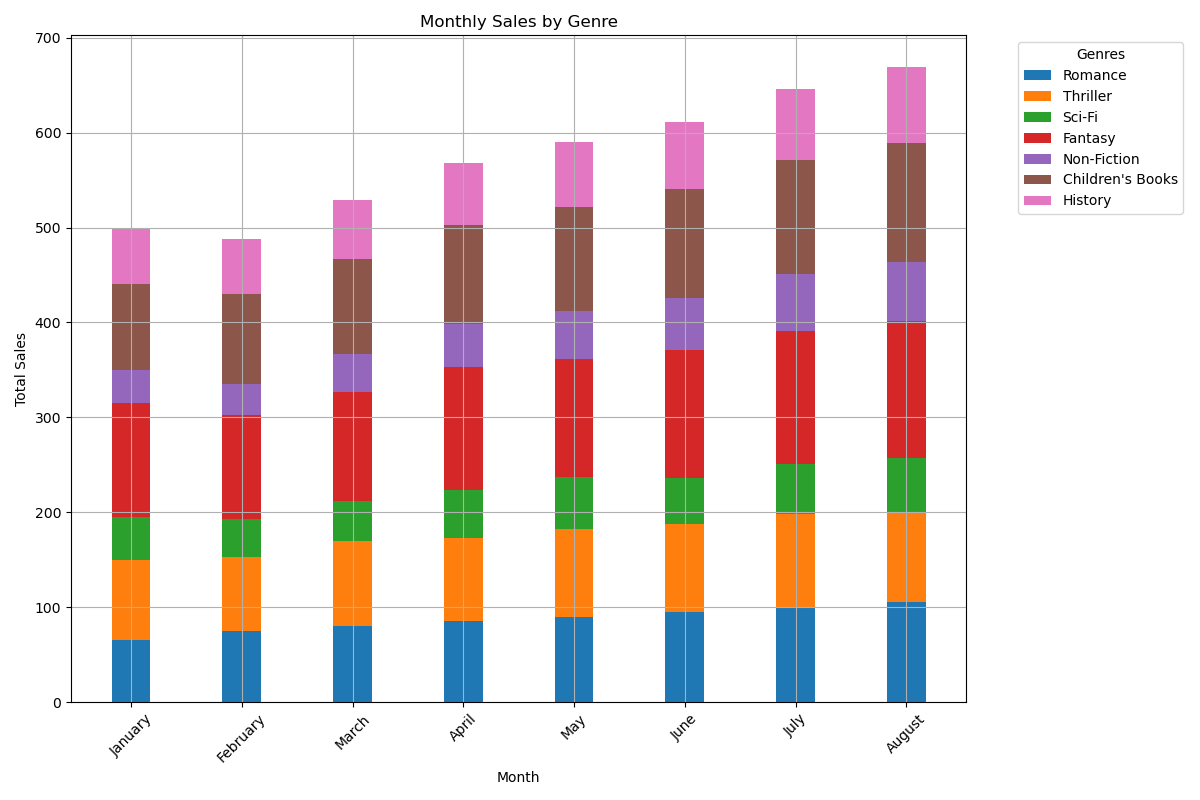

This figure's Python source:

import matplotlib.pyplot as plt
import numpy as np

# Data from the chart table
data = [{'Genre': 'January', 'Romance': 65, 'Thriller': 85, 'Sci-Fi': 45, 'Fantasy': 120, 'Non-Fiction': 35, "Children's Books": 90, 'History': 60},
        {'Genre': 'February', 'Romance': 75, 'Thriller': 78, 'Sci-Fi': 40, 'Fantasy': 110, 'Non-Fiction': 32, "Children's Books": 95, 'History': 58},
        {'Genre': 'March', 'Romance': 80, 'Thriller': 90, 'Sci-Fi': 42, 'Fantasy': 115, 'Non-Fiction': 40, "Children's Books": 100, 'History': 62},
        {'Genre': 'April', 'Romance': 85, 'Thriller': 88, 'Sci-Fi': 50, 'Fantasy': 130, 'Non-Fiction': 45, "Children's Books": 105, 'History': 65},
        {'Genre': 'May', 'Romance': 90, 'Thriller': 92, 'Sci-Fi': 55, 'Fantasy': 125, 'Non-Fiction': 50, "Children's Books": 110, 'History': 68},
        {'Genre': 'June', 'Romance': 95, 'Thriller': 93, 'Sci-Fi': 48, 'Fantasy': 135, 'Non-Fiction': 55, "Children's Books": 115, 'History': 70},
        {'Genre': 'July', 'Romance': 100, 'Thriller': 98, 'Sci-Fi': 53, 'Fantasy': 140, 'Non-Fiction': 60, "Children's Books": 120, 'History': 75},
        {'Genre': 'August', 'Romance': 105, 'Thriller': 95, 'Sci-Fi': 57, 'Fantasy': 145, 'Non-Fiction': 62, "Children's Books": 125, 'History': 80}]

# Get the list of genres (excluding 'Genre' key)
genres = list(data[0].keys())[1:]

# Get the list of months
months = [month_data['Genre'] for month_data in data]

# Define number of bars and width of each bar
n_bars = len(genres)
bar_width = 0.35

# X axis locations for the groups
index = np.arange(len(months))

# Set up the figure and the axes
plt.figure(figsize=(12, 8))

# Initialize the bottom position for each bar
last_bottom = np.zeros(len(months))

# Loop through each genre and layer each one on the bars
for genre in genres:
    sales = [month_data[genre] for month_data in data]
    plt.bar(index, sales, bar_width, bottom=last_bottom, label=genre)
    # Update the bottom position
    last_bottom += np.array(sales)

# Set the title and the labels
plt.title('Monthly Sales by Genre')
plt.xlabel('Month')
plt.ylabel('Total Sales')

# Set the position of the x ticks - in the center of the bars
plt.xticks(index, months)

# Rotate the x-axis' texts so that they fit nicely
plt.xticks(rotation=45)

# Create the legend
plt.legend(title='Genres', bbox_to_anchor=(1.05, 1), loc='upper left')

# Turn on the grid for better readability
plt.grid()

# Show the plot with a neatly laid out legend
plt.tight_layout()
plt.show()
